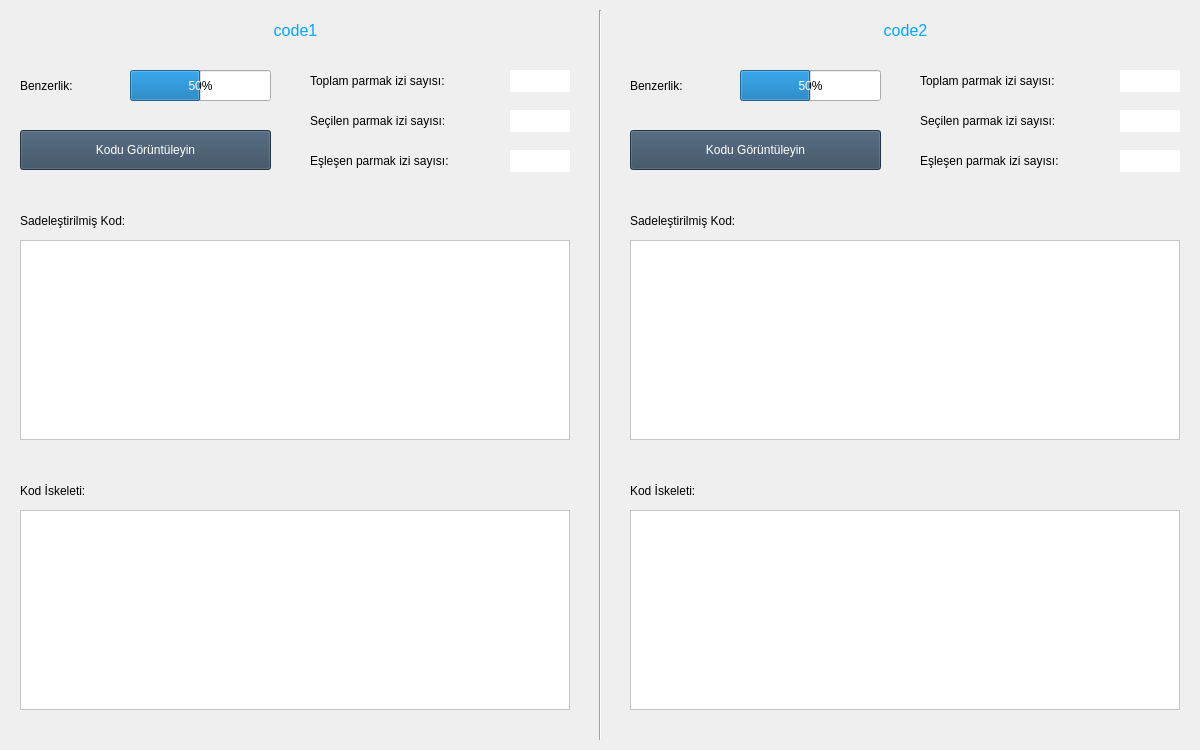
<?xml version="1.0" encoding="UTF-8"?>
<ui version="4.0">
 <class>DetailWindow</class>
 <widget class="QWidget" name="DetailWindow">
  <property name="geometry">
   <rect>
    <x>0</x>
    <y>0</y>
    <width>1200</width>
    <height>750</height>
   </rect>
  </property>
  <property name="minimumSize">
   <size>
    <width>1000</width>
    <height>750</height>
   </size>
  </property>
  <property name="maximumSize">
   <size>
    <width>1200</width>
    <height>750</height>
   </size>
  </property>
  <property name="windowTitle">
   <string>Detaylar</string>
  </property>
  <widget class="QTextBrowser" name="code1_simple">
   <property name="geometry">
    <rect>
     <x>20</x>
     <y>240</y>
     <width>550</width>
     <height>200</height>
    </rect>
   </property>
   <property name="styleSheet">
    <string notr="true">QTextBrowser
{
	background: #FFF;
	padding: 10px;
}</string>
   </property>
   <property name="lineWrapMode">
    <enum>QTextEdit::WidgetWidth</enum>
   </property>
   <property name="lineWrapColumnOrWidth">
    <number>0</number>
   </property>
  </widget>
  <widget class="QTextBrowser" name="code2_simple">
   <property name="geometry">
    <rect>
     <x>630</x>
     <y>240</y>
     <width>550</width>
     <height>200</height>
    </rect>
   </property>
   <property name="styleSheet">
    <string notr="true">QTextBrowser
{
	background: #FFF;
	padding: 10px;
}</string>
   </property>
  </widget>
  <widget class="Line" name="line">
   <property name="geometry">
    <rect>
     <x>590</x>
     <y>10</y>
     <width>20</width>
     <height>730</height>
    </rect>
   </property>
   <property name="orientation">
    <enum>Qt::Vertical</enum>
   </property>
  </widget>
  <widget class="QLabel" name="label">
   <property name="geometry">
    <rect>
     <x>20</x>
     <y>210</y>
     <width>171</width>
     <height>22</height>
    </rect>
   </property>
   <property name="text">
    <string>Sadeleştirilmiş Kod:</string>
   </property>
  </widget>
  <widget class="QLabel" name="label_2">
   <property name="geometry">
    <rect>
     <x>630</x>
     <y>210</y>
     <width>171</width>
     <height>22</height>
    </rect>
   </property>
   <property name="text">
    <string>Sadeleştirilmiş Kod:</string>
   </property>
  </widget>
  <widget class="QLabel" name="label_3">
   <property name="geometry">
    <rect>
     <x>20</x>
     <y>480</y>
     <width>171</width>
     <height>22</height>
    </rect>
   </property>
   <property name="text">
    <string>Kod İskeleti:</string>
   </property>
  </widget>
  <widget class="QTextBrowser" name="code1_skeleton">
   <property name="geometry">
    <rect>
     <x>20</x>
     <y>510</y>
     <width>550</width>
     <height>200</height>
    </rect>
   </property>
   <property name="styleSheet">
    <string notr="true">QTextBrowser
{
	background: #FFF;
	padding: 10px;
}</string>
   </property>
   <property name="lineWrapMode">
    <enum>QTextEdit::WidgetWidth</enum>
   </property>
  </widget>
  <widget class="QLabel" name="label_4">
   <property name="geometry">
    <rect>
     <x>630</x>
     <y>480</y>
     <width>171</width>
     <height>22</height>
    </rect>
   </property>
   <property name="text">
    <string>Kod İskeleti:</string>
   </property>
  </widget>
  <widget class="QTextBrowser" name="code2_skeleton">
   <property name="geometry">
    <rect>
     <x>630</x>
     <y>510</y>
     <width>550</width>
     <height>200</height>
    </rect>
   </property>
   <property name="styleSheet">
    <string notr="true">QTextBrowser
{
	background: #FFF;
	padding: 10px;
}</string>
   </property>
  </widget>
  <widget class="QLabel" name="code1_label">
   <property name="geometry">
    <rect>
     <x>20</x>
     <y>10</y>
     <width>551</width>
     <height>41</height>
    </rect>
   </property>
   <property name="font">
    <font>
     <pointsize>12</pointsize>
    </font>
   </property>
   <property name="styleSheet">
    <string notr="true">QLabel
{
	color: #00a8ff;
}</string>
   </property>
   <property name="text">
    <string>code1</string>
   </property>
   <property name="alignment">
    <set>Qt::AlignCenter</set>
   </property>
  </widget>
  <widget class="QLabel" name="code2_label">
   <property name="geometry">
    <rect>
     <x>630</x>
     <y>10</y>
     <width>551</width>
     <height>41</height>
    </rect>
   </property>
   <property name="font">
    <font>
     <pointsize>12</pointsize>
    </font>
   </property>
   <property name="styleSheet">
    <string notr="true">QLabel
{
	color: #00a8ff;
}</string>
   </property>
   <property name="text">
    <string>code2</string>
   </property>
   <property name="alignment">
    <set>Qt::AlignCenter</set>
   </property>
  </widget>
  <widget class="QProgressBar" name="simBar1">
   <property name="geometry">
    <rect>
     <x>130</x>
     <y>70</y>
     <width>141</width>
     <height>31</height>
    </rect>
   </property>
   <property name="styleSheet">
    <string notr="true"/>
   </property>
   <property name="value">
    <number>50</number>
   </property>
  </widget>
  <widget class="QLabel" name="label_5">
   <property name="geometry">
    <rect>
     <x>20</x>
     <y>70</y>
     <width>81</width>
     <height>31</height>
    </rect>
   </property>
   <property name="text">
    <string>Benzerlik:</string>
   </property>
  </widget>
  <widget class="QLabel" name="label_6">
   <property name="geometry">
    <rect>
     <x>630</x>
     <y>70</y>
     <width>91</width>
     <height>31</height>
    </rect>
   </property>
   <property name="text">
    <string>Benzerlik:</string>
   </property>
  </widget>
  <widget class="QProgressBar" name="simBar2">
   <property name="geometry">
    <rect>
     <x>740</x>
     <y>70</y>
     <width>141</width>
     <height>31</height>
    </rect>
   </property>
   <property name="styleSheet">
    <string notr="true"/>
   </property>
   <property name="value">
    <number>50</number>
   </property>
  </widget>
  <widget class="QPushButton" name="code1_push">
   <property name="geometry">
    <rect>
     <x>20</x>
     <y>130</y>
     <width>251</width>
     <height>40</height>
    </rect>
   </property>
   <property name="styleSheet">
    <string notr="true">QPushButton
{
	background: #34495e;
	color: #FFF;
}</string>
   </property>
   <property name="text">
    <string>Kodu Görüntüleyin</string>
   </property>
  </widget>
  <widget class="QPushButton" name="code2_push">
   <property name="geometry">
    <rect>
     <x>630</x>
     <y>130</y>
     <width>251</width>
     <height>40</height>
    </rect>
   </property>
   <property name="styleSheet">
    <string notr="true">QPushButton
{
	background: #34495e;
	color: #FFF;
}</string>
   </property>
   <property name="text">
    <string>Kodu Görüntüleyin</string>
   </property>
  </widget>
  <widget class="QLabel" name="label_7">
   <property name="geometry">
    <rect>
     <x>310</x>
     <y>70</y>
     <width>181</width>
     <height>22</height>
    </rect>
   </property>
   <property name="text">
    <string>Toplam parmak izi sayısı:</string>
   </property>
  </widget>
  <widget class="QLabel" name="label_8">
   <property name="geometry">
    <rect>
     <x>310</x>
     <y>110</y>
     <width>181</width>
     <height>22</height>
    </rect>
   </property>
   <property name="text">
    <string>Seçilen parmak izi sayısı:</string>
   </property>
  </widget>
  <widget class="QLabel" name="label_9">
   <property name="geometry">
    <rect>
     <x>310</x>
     <y>150</y>
     <width>181</width>
     <height>22</height>
    </rect>
   </property>
   <property name="text">
    <string>Eşleşen parmak izi sayısı:</string>
   </property>
  </widget>
  <widget class="QLabel" name="code1_totalFP">
   <property name="geometry">
    <rect>
     <x>510</x>
     <y>70</y>
     <width>60</width>
     <height>22</height>
    </rect>
   </property>
   <property name="styleSheet">
    <string notr="true">QLabel
{
	background: #FFF;
	border-radius: 1px solid black;
}</string>
   </property>
   <property name="text">
    <string/>
   </property>
   <property name="alignment">
    <set>Qt::AlignCenter</set>
   </property>
  </widget>
  <widget class="QLabel" name="code1_selectedFP">
   <property name="geometry">
    <rect>
     <x>510</x>
     <y>110</y>
     <width>60</width>
     <height>22</height>
    </rect>
   </property>
   <property name="styleSheet">
    <string notr="true">QLabel
{
	background: #FFF;
	border-radius: 1px solid black;
}</string>
   </property>
   <property name="text">
    <string/>
   </property>
   <property name="alignment">
    <set>Qt::AlignCenter</set>
   </property>
  </widget>
  <widget class="QLabel" name="code1_matchedFP">
   <property name="geometry">
    <rect>
     <x>510</x>
     <y>150</y>
     <width>60</width>
     <height>22</height>
    </rect>
   </property>
   <property name="styleSheet">
    <string notr="true">QLabel
{
	background: #FFF;
	border-radius: 1px solid black;
}</string>
   </property>
   <property name="text">
    <string/>
   </property>
   <property name="alignment">
    <set>Qt::AlignCenter</set>
   </property>
  </widget>
  <widget class="QLabel" name="label_13">
   <property name="geometry">
    <rect>
     <x>920</x>
     <y>70</y>
     <width>181</width>
     <height>22</height>
    </rect>
   </property>
   <property name="text">
    <string>Toplam parmak izi sayısı:</string>
   </property>
  </widget>
  <widget class="QLabel" name="code2_selectedFP">
   <property name="geometry">
    <rect>
     <x>1120</x>
     <y>110</y>
     <width>60</width>
     <height>22</height>
    </rect>
   </property>
   <property name="styleSheet">
    <string notr="true">QLabel
{
	background: #FFF;
	border-radius: 1px solid black;
}</string>
   </property>
   <property name="text">
    <string/>
   </property>
   <property name="alignment">
    <set>Qt::AlignCenter</set>
   </property>
  </widget>
  <widget class="QLabel" name="label_15">
   <property name="geometry">
    <rect>
     <x>920</x>
     <y>110</y>
     <width>181</width>
     <height>22</height>
    </rect>
   </property>
   <property name="text">
    <string>Seçilen parmak izi sayısı:</string>
   </property>
  </widget>
  <widget class="QLabel" name="code2_matchedFP">
   <property name="geometry">
    <rect>
     <x>1120</x>
     <y>150</y>
     <width>60</width>
     <height>22</height>
    </rect>
   </property>
   <property name="styleSheet">
    <string notr="true">QLabel
{
	background: #FFF;
	border-radius: 1px solid black;
}</string>
   </property>
   <property name="text">
    <string/>
   </property>
   <property name="alignment">
    <set>Qt::AlignCenter</set>
   </property>
  </widget>
  <widget class="QLabel" name="label_17">
   <property name="geometry">
    <rect>
     <x>920</x>
     <y>150</y>
     <width>181</width>
     <height>22</height>
    </rect>
   </property>
   <property name="text">
    <string>Eşleşen parmak izi sayısı:</string>
   </property>
  </widget>
  <widget class="QLabel" name="code2_totalFP">
   <property name="geometry">
    <rect>
     <x>1120</x>
     <y>70</y>
     <width>60</width>
     <height>22</height>
    </rect>
   </property>
   <property name="styleSheet">
    <string notr="true">QLabel
{
	background: #FFF;
	border-radius: 1px solid black;
}</string>
   </property>
   <property name="text">
    <string/>
   </property>
   <property name="alignment">
    <set>Qt::AlignCenter</set>
   </property>
  </widget>
 </widget>
 <resources/>
 <connections/>
</ui>
